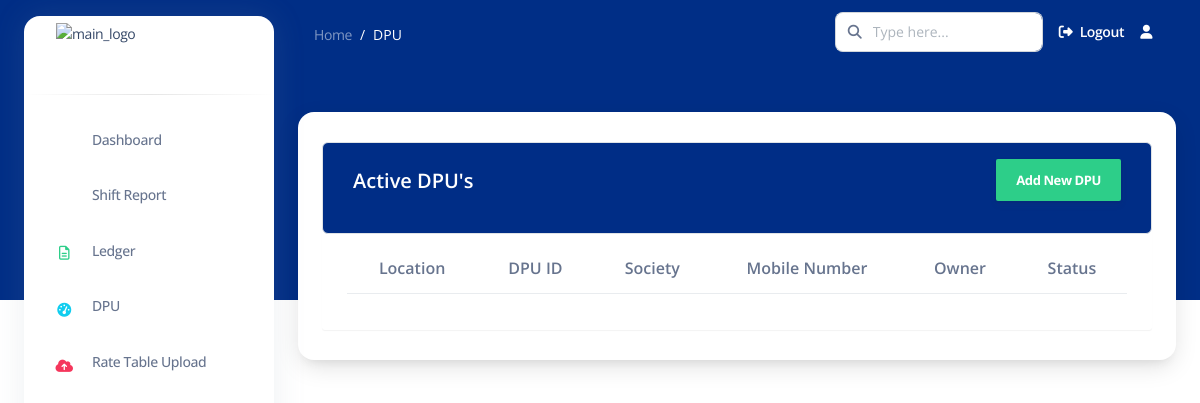
The app's page /active_dpu/ (signed in), older data.
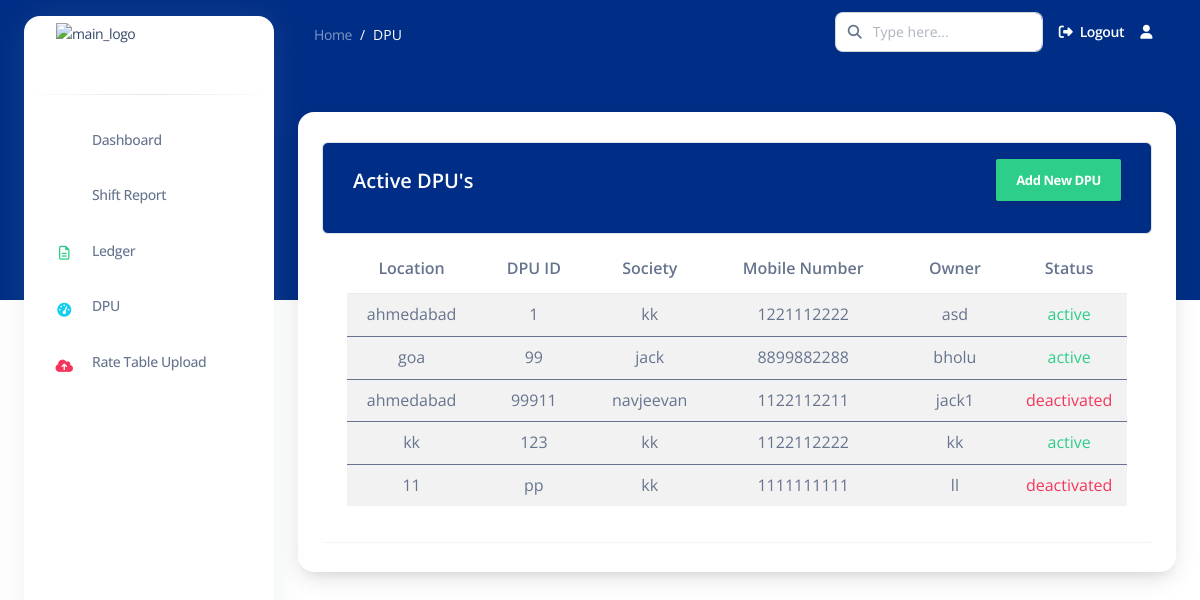
The same page, newer data.
### apps/common/models.py (models this page shows, shortened)
class DPU(models.Model):
    user = models.ForeignKey(User, on_delete=models.CASCADE)
    location = models.CharField(max_length=255)
    dpu_id = models.CharField(max_length=50, unique=True)
    society = models.CharField(max_length=255)
    mobile_number = models.CharField(max_length=15)
    owner = models.CharField(max_length=255)
    STATUS_CHOICES = [
        ('active', 'Active'),
        ('deactivated', 'Deactivated'),
    ]
    status = models.CharField(max_length=20, choices=STATUS_CHOICES, default='active')

### apps/common/views.py (the view)
# urls.py: path('active_dpu/', active_dpu, name='active_dpu'),
def active_dpu(request):
    active_dpu_list = DPU.objects.filter(user=request.user)
    return render(request, 'common/active_dpu.html', {'active_dpu_list': active_dpu_list})

### templates/common/active_dpu.html (shortened to what this page needs)
{% extends 'base2.html' %}
{% load static %}
{% load crispy_forms_tags %}
{% block content %}
<nav class="navbar navbar-main navbar-expand-lg px-0 mx-4 shadow-none border-radius-xl " id="navbarBlur"
    data-scroll="false">
    <div class="container-fluid py-1 px-3">
        <nav aria-label="breadcrumb">
            <ol class="breadcrumb bg-transparent mb-0 pb-0 pt-1 px-0 me-sm-6 me-5">
                <li class="breadcrumb-item text-sm"><a class="opacity-5 text-white" href="">Home</a>
                </li>
                <li class="breadcrumb-item text-sm text-white active" aria-current="page">DPU</li>
            </ol>
        </nav>
        <div class="collapse navbar-collapse mt-sm-0 mt-2 me-md-0 me-sm-4" id="navbar">
            <div class="ms-md-auto pe-md-3 d-flex align-items-center">
                <div class="input-group">
                    <span class="input-group-text text-body"><i class="fas fa-search" aria-hidden="true"></i></span>
                    <input type="text" class="form-control" placeholder="Type here...">
                </div>
            </div>
            <ul class="navbar-nav  justify-content-end">
                <li class="nav-item d-flex align-items-center">
                    <a href="{% url 'logout' %}" class="nav-link text-white font-weight-bold px-0">
                        <i class="fa fa-sign-out me-sm-1"></i>
                        <span class="d-sm-inline d-none">Logout</span>
                    </a>
                </li>
                <li class="nav-item dropdown pe-2 px-3 d-flex align-items-center">
                    <a href="javascript:;" class="nav-link text-white p-0" id="dropdownMenuButton"
                        data-bs-toggle="dropdown" aria-expanded="false">
                        <i class="fa fa-user cursor-pointer"></i>
                    </a>
                </li>
            </ul>
        </div>
    </div>
</nav>
<div class="container-fluid mt-5">
    <div class="card o-hidden border-0 shadow-lg mt-5">
        <div class="container">
            <div class="table-wrapper table-responsive">
              <div class="table-title border rounded">
                <div class="row">
                  <div class="col-sm-6">
                    <h5 class="text-white mt-2">Active DPU's</h5>
                  </div>
                  <div class="col-md-6">
                    <a href="{% url 'add_dpu' %}" class="btn btn-success" > <span>Add New DPU</span></a>
                  </div>
                </div>
              </div>
              <table class="table table-striped table-hover rounded table-responsive">
                <thead>
                  <tr>
                        <th>Location</th>
                        <th>DPU ID</th>
                        <th>Society</th>
                        <th>Mobile number</th>
                        <th>Owner</th>
                        <th>Status</th>
                  </tr>
                </thead>
                {% for dpu in active_dpu_list %}
                <tbody>
                  <tr class="align-items-center text-align-center rounded">
                        <td>{{ dpu.location }}</td>
                        <td>{{ dpu.dpu_id }}</td>
                        <td>{{ dpu.society }}</td>
                        <td>{{ dpu.mobile_number }}</td>
                        <td>{{ dpu.owner }}</td>
                        <td class="{% if dpu.status == 'active' %}text-success{% else %}text-danger{% endif %}">
                            {{ dpu.status }}
                        </td>                    </tr>
                </tbody>
                {% endfor %}
              </table>
            </div>
          </div>
    </div>
    </div>
    {% endblock content %}

### templates/base2.html (shortened to what this page needs)
{% load static %}
<!DOCTYPE html>
<html lang="en">
{% load static %}
<head>
    <link href="{% static 'assets/css/nucleo-icons.css'%}" rel="stylesheet" />
    <link href="{% static 'assets/css/nucleo-svg.css'%}" rel="stylesheet" />
    <link rel="stylesheet" href="path/to/font-awesome/css/font-awesome.min.css">
    <link href="{% static 'assets/css/nucleo-svg.css'%}" rel="stylesheet" />
    <link id="pagestyle" href="{% static 'assets/css/argon-dashboard.css' %}" rel="stylesheet" />
</head>
<body class="g-sidenav-show ">
    <aside
        class="sidenav bg-white navbar navbar-vertical navbar-expand-xs border-0 border-radius-xl my-3 fixed-start ms-4 "
        id="sidenav-main">
        <div class="sidenav-header">
            <a class="navbar-brand m-0" href="" target="_blank">
                <img src="{% static 'assets/img/rapturetech_logo.jpeg'%}" class="navbar-brand-img h-100"
                    alt="main_logo">
            </a>
        </div>
        <hr class="horizontal dark mt-0">
        <div class="collapse navbar-collapse  w-auto " id="sidenav-collapse-main">
            <ul class="navbar-nav">
                <li class="nav-item">
                    <a class="nav-link" href="{% url 'dashboard' %}">
                        <div
                            class="icon icon-shape icon-sm border-radius-md text-center me-2 d-flex align-items-center justify-content-center">
                            <i class="ni ni-tv-2 text-primary text-sm opacity-10"></i>
                        </div>
                        <span class="nav-link-text ms-1">Dashboard</span>
                    </a>
                </li>
                <li class="nav-item">
                    <a class="nav-link " href="{% url 'shift_report' %}">
                        <div
                            class="icon icon-shape icon-sm border-radius-md text-center me-2 d-flex align-items-center justify-content-center">
                            <i class="ni ni-single-copy-04 text-warning text-sm opacity-10"></i>
                        </div>
                        <span class="nav-link-text ms-1">Shift Report</span>
                    </a>
                </li>
                <li class="nav-item">
                    <a class="nav-link " href="#">
                        <div
                            class="icon icon-shape icon-sm border-radius-md text-center me-2 d-flex align-items-center justify-content-center">
                            <i class="fa fa-file-text-o text-success text-sm opacity-10" aria-hidden="true"></i>
                        </div>
                        <span class="nav-link-text ms-1">Ledger</span>
                    </a>
                </li>
                <li class="nav-item">
                    <a class="nav-link " href="{% url 'active_dpu' %}">
                        <div
                            class="icon icon-shape icon-sm border-radius-md text-center me-2 d-flex align-items-center justify-content-center">
                            <i class="fa fa-tachometer text-info text-sm opacity-10" aria-hidden="true"></i>
                        </div>
                        <span class="nav-link-text ms-1">DPU</span>
                    </a>
                </li>
                <li class="nav-item">
                    <a class="nav-link " href="./pages/rtl.html">
                        <div
                            class="icon icon-shape icon-sm border-radius-md text-center me-2 d-flex align-items-center justify-content-center">
                            <i class="fa fa-cloud-upload text-danger text-sm opacity-10" aria-hidden="true"></i>
                        </div>
                        <span class="nav-link-text ms-1">Rate Table Upload</span>
                    </a>
                </li>
            </ul>
        </div>
    </aside>
    <main class="main-content position-relative border-radius-lg ">
        {% block content %} {% endblock content %}
    </main>
</body>
</html>

### static/assets/css/nucleo-svg.css (style rules this page uses)
.icon { display: inline-block; color: #111111; height: 1em; width: 1em; }
.icon-sm { height: 0.8em; width: 0.8em; }
.icon { fill: currentColor; stroke: none; }

### templates/common/active_dpu.html (style rules this page uses)
.table-wrapper { background: #fff; padding: 20px 25px; margin: 30px 0; border-radius: 3px; box-shadow: 0 1px 1px rgba(0,0,0,.05); }
.table-title { padding-bottom: 1px; background: #002d86; color: #fff!important; padding: 16px 30px; margin: -20px -25px 10px; border-radius: 3px 3px 0 0; }
.table-title .btn { color: #fff; float: right; font-size: 13px; border: none; min-width: 50px; border-radius: 2px; border: none; outline: none !important; margin-left: 10px; }
.table-title .btn span { float: left; margin-top: 2px; }
tr { text-align: center; }
td { padding: 1px; text-align: center; }

Row changes from the older to the newer data that the page shows:
added DPU: location "ahmedabad", dpu_id "1", society "kk", mobile_number "1221112222", owner "asd", status "active"
added DPU: location "goa", dpu_id "99", society "jack", mobile_number "8899882288", owner "bholu", status "active"
added DPU: location "ahmedabad", dpu_id "99911", society "navjeevan", mobile_number "1122112211", owner "jack1", status "deactivated"
added DPU: location "kk", dpu_id "123", society "kk", mobile_number "1122112222", owner "kk", status "active"
added DPU: location "11", dpu_id "pp", society "kk", mobile_number "1111111111", owner "ll", status "deactivated"
